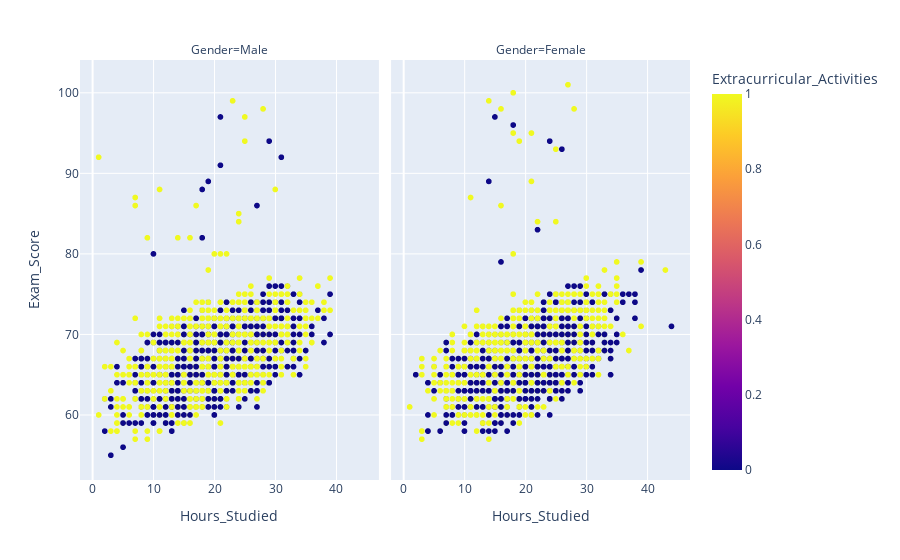

The notebook cell saved with this chart:
### Markdown cell above
This code creates a scatter plot using Plotly Express to visualize the relationship between hours studied and exam scores, with points colored based on participation in extracurricular activities. The x axis represents "Hours_Studied," and the y axis represents "Exam_Score." Points are color-coded using a discrete map: 1 (Yes) is orange, and 0 (No) is blue. The legend is labeled for clarity as "Extracurricular Activities (1=Yes, 0=No)." The chart title is "Hours Studied vs Exam Score," and custom axis titles ("Hours Studied" and "Exam Score") are set for readability. The fig3.show() displays the interactive scatter plot.

### Code cell
px.scatter(data, x='Hours_Studied', y='Exam_Score', facet_col='Gender', color='Extracurricular_Activities')

### Figure 1 — Plotly figure (JSON) as saved in the notebook; plotly's stock layout.template omitted (floating-point values rounded to 4 significant figures; data arrays with more than 128 entries replaced by an {"elided": "..."} marker saying what was removed)
{"data": [{"hovertemplate": "Gender=Male<br>Hours_Studied=%{x}<br>Exam_Score=%{y}<br>Extracurricular_Activities=%{marker.color}<extra></extra>", "legendgroup": "", "marker": {"color": {"elided": "3814 int values"}, "coloraxis": "coloraxis", "symbol": "circle"}, "mode": "markers", "name": "", "showlegend": false, "type": "scattergl", "x": {"elided": "3814 int values"}, "xaxis": "x", "y": {"elided": "3814 int values"}, "yaxis": "y"}, {"hovertemplate": "Gender=Female<br>Hours_Studied=%{x}<br>Exam_Score=%{y}<br>Extracurricular_Activities=%{marker.color}<extra></extra>", "legendgroup": "", "marker": {"color": {"elided": "2793 int values"}, "coloraxis": "coloraxis", "symbol": "circle"}, "mode": "markers", "name": "", "showlegend": false, "type": "scattergl", "x": {"elided": "2793 int values"}, "xaxis": "x2", "y": {"elided": "2793 int values"}, "yaxis": "y2"}], "layout": {"annotations": [{"font": {}, "showarrow": false, "text": "Gender=Male", "x": 0.245, "xanchor": "center", "xref": "paper", "y": 1, "yanchor": "bottom", "yref": "paper"}, {"font": {}, "showarrow": false, "text": "Gender=Female", "x": 0.755, "xanchor": "center", "xref": "paper", "y": 1, "yanchor": "bottom", "yref": "paper"}], "coloraxis": {"colorbar": {"title": {"text": "Extracurricular_Activities"}}, "colorscale": [[0, "#0d0887"], [0.1111, "#46039f"], [0.2222, "#7201a8"], [0.3333, "#9c179e"], [0.4444, "#bd3786"], [0.5556, "#d8576b"], [0.6667, "#ed7953"], [0.7778, "#fb9f3a"], [0.8889, "#fdca26"], [1, "#f0f921"]]}, "legend": {"tracegroupgap": 0}, "margin": {"t": 60}, "xaxis": {"anchor": "y", "domain": [0, 0.49], "title": {"text": "Hours_Studied"}}, "xaxis2": {"anchor": "y2", "domain": [0.51, 1], "matches": "x", "title": {"text": "Hours_Studied"}}, "yaxis": {"anchor": "x", "domain": [0, 1], "title": {"text": "Exam_Score"}}, "yaxis2": {"anchor": "x2", "domain": [0, 1], "matches": "y", "showticklabels": false}}}
